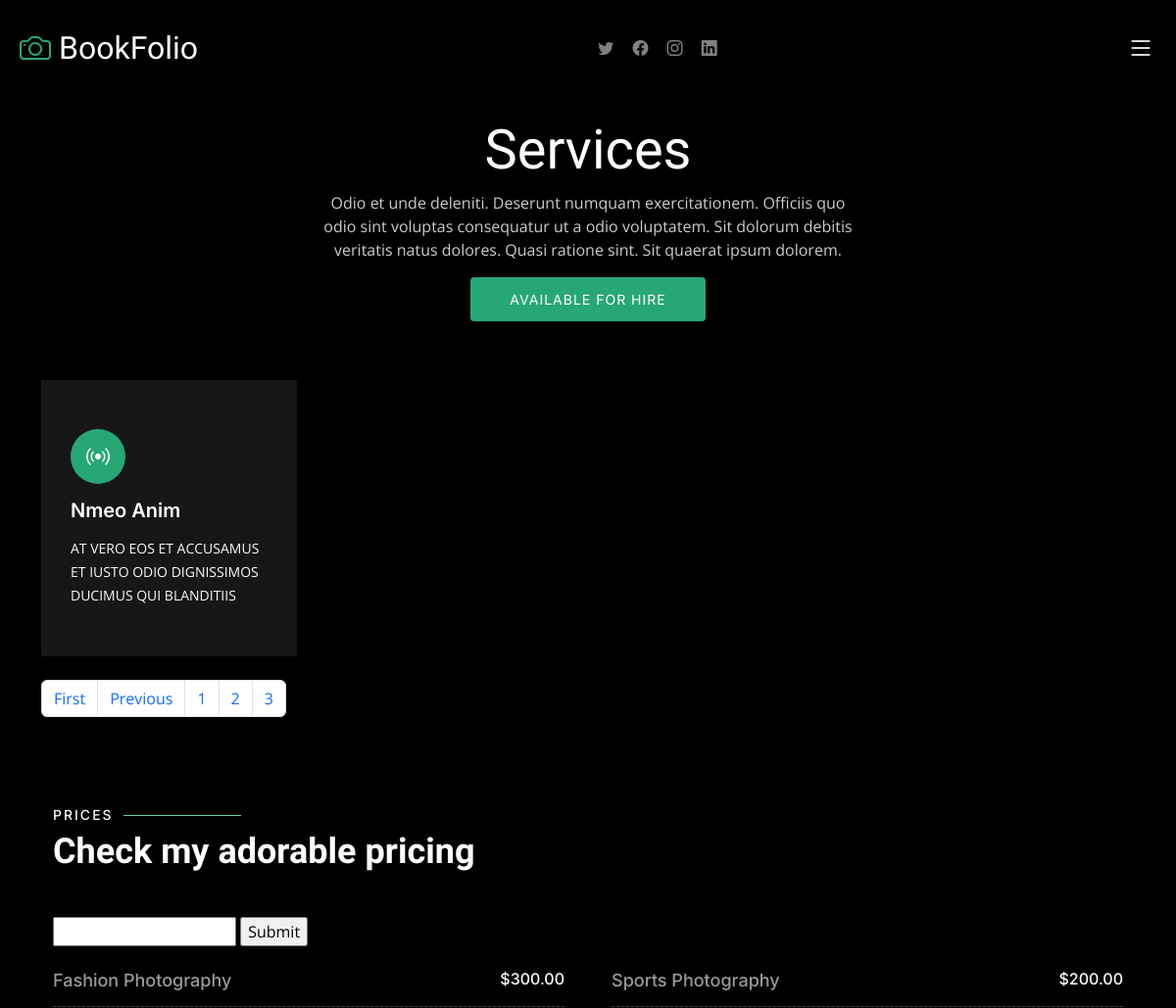
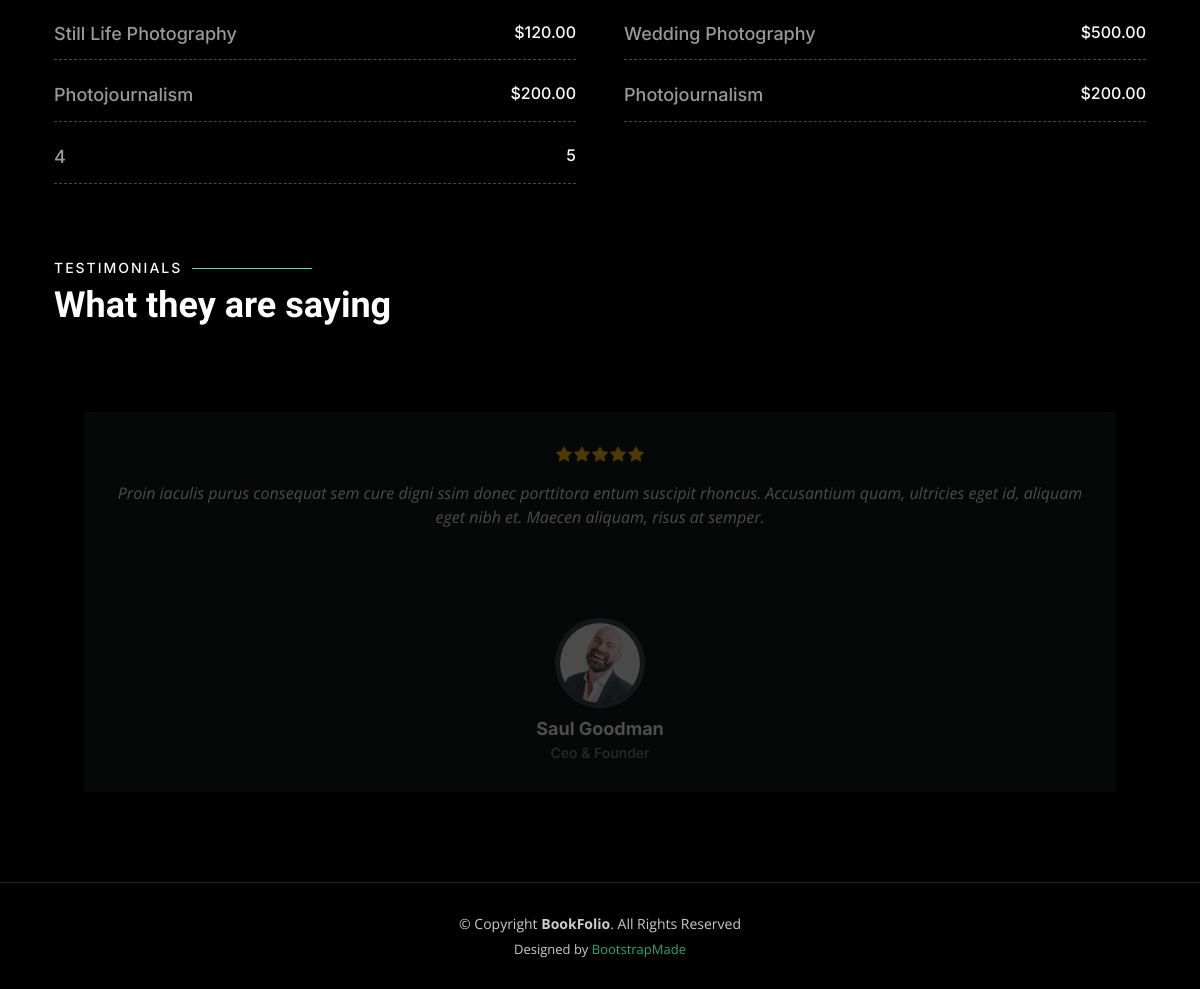
/services/?page=3, run on the app's committed database (2 pictures, top to bottom).
### service/models.py (models this page shows)
class Service(models.Model):
    service_icon=models.CharField(max_length=50)
    service_title=models.CharField(max_length=50)
    service_des=models.TextField()

### Prices/models.py (models this page shows)
class Prices(models.Model):
    things = models.CharField(max_length=50)
    things_price = models.CharField(max_length=50)

### BookFolio/views.py (the view)
# urls.py: path('services/', views.services,name="services"),
def services(request):
    servicesdata = Service.objects.all()
    paginator =Paginator(servicesdata,2)
    pagenumber = request.GET.get('page')
    ServiceDataFinal = paginator.get_page(pagenumber)
    lastpage = ServiceDataFinal.paginator.num_pages
    pricedata = Prices.objects.all()
    if request.method == "GET":
        pt = request.GET.get('servicename')
        if pt!= None:
            pricedata = Prices.objects.filter(things__icontains = pt)
    data = {'servicesdata':ServiceDataFinal,'pricedata':pricedata,
            'lastpage':lastpage
                }
    return render(request,"services.html",data)

### templates/services.html (shortened to what this page needs)
{% extends "base.html" %}
{% block content %}
  <main id="main" data-aos="fade" data-aos-delay="1500">
    <div class="page-header d-flex align-items-center">
      <div class="container position-relative">
        <div class="row d-flex justify-content-center">
          <div class="col-lg-6 text-center">
            <h2>Services</h2>
            <p>Odio et unde deleniti. Deserunt numquam exercitationem. Officiis quo odio sint voluptas consequatur ut a odio voluptatem. Sit dolorum debitis veritatis natus dolores. Quasi ratione sint. Sit quaerat ipsum dolorem.</p>
            <a class="cta-btn" href="">Available for hire</a>
          </div>
        </div>
      </div>
    </div>
    <section id="services" class="services">
      <div class="container">
        <div class="row gy-4">
          {% for n in servicesdata  %}
          <div class="col-xl-3 col-md-6 d-flex">
            <div class="service-item position-relative">
              <i class="{{n.service_icon}}"></i>
              <h4><a href="" class="stretched-link">{{n.service_title}}</a></h4>
              <p>{{n.service_des | upper}}</p>
            </div>
          </div>
          {% endfor %}
          <nav aria-label="...">
            <ul class="pagination">
              {% if servicesdata.has_previous %}
              <li class="page-item">
                <a class="page-link" href="/services/?page=1" tabindex="-1">First</a>
              </li>
              <li class="page-item">
                <a class="page-link" href="/services/?page={{servicesdata.previous_page_number}}" tabindex="-1">Previous</a>
              </li>
              {% endif %}
              <li class="page-item"><a class="page-link" href="#">1</a></li>
              <li class="page-item">
                <a class="page-link" href="/services/?page=2">2 </a>
              </li>
              <li class="page-item"><a class="page-link" href="/services/?page=3">3</a></li>
            </ul>
          </nav>
    <section id="pricing" class="pricing">
      <div class="container">
        <div class="section-header">
          <h2>Prices</h2>
          <p>Check my adorable pricing</p>
        </div>
        <div class = "row">
          <div class = "col-12">
            <form method="GET">
              <input type ="text" name = "servicename" value=""/>
              <input type ="submit"  />
          </div>
        </div></br>
        <div class="row gy-4 gx-lg-5">
          {% for n in pricedata  %}
          <div class="col-lg-6">
            <div class="pricing-item d-flex justify-content-between">
              <h3>{{n.things}}</h3>
              <h4>{{n.things_price}}</h4>
            </div>
          </div>
          {% empty %}
          No data found
          {% endfor %}
        </div>
    </section>
    <section id="testimonials" class="testimonials">
      <div class="container">
        <div class="section-header">
          <h2>Testimonials</h2>
          <p>What they are saying</p>
        </div>
        <div class="slides-3 swiper">
          <div class="swiper-wrapper">
            <div class="swiper-slide">
              <div class="testimonial-item">
                <div class="stars">
                  <i class="bi bi-star-fill"></i><i class="bi bi-star-fill"></i><i class="bi bi-star-fill"></i><i class="bi bi-star-fill"></i><i class="bi bi-star-fill"></i>
                </div>
                <p>
                  Proin iaculis purus consequat sem cure digni ssim donec porttitora entum suscipit rhoncus. Accusantium quam, ultricies eget id, aliquam eget nibh et. Maecen aliquam, risus at semper.
                </p>
                <div class="profile mt-auto">
                  <img src="assets/img/testimonials/testimonials-1.jpg" class="testimonial-img" alt="">
                  <h3>Saul Goodman</h3>
                  <h4>Ceo &amp; Founder</h4>
                </div>
              </div>
            </div>
          </div>
        </div>
      </div>
    </section>
  </main>
{% endblock  %}

### static/css/main.css (style rules this page uses)
:root { --font-default: "Open Sans", system-ui, -apple-system, "Segoe UI", Roboto, "Helvetica Neue", Arial, "Noto Sans", "Liberation Sans", sans-serif, "Apple Color Emoji", "Segoe UI Emoji", "Segoe UI Symbol", "Noto Color Emoji"; --font-primary: "Inter", sans-serif; --font-secondary: "Cardo", sans-serif; }
:root { --color-default: #fafafa; --color-primary: #27a776; --color-secondary: #161718; }
:root { scroll-behavior: smooth; }
a { color: var(--color-primary); text-decoration: none; }
h1, h2, h3, h4, h5, h6 { font-family: var(--font-primary); }
.section-header { padding-bottom: 40px; }
.section-header h2 { font-size: 14px; font-weight: 500; padding: 0; line-height: 1px; margin: 0 0 5px 0; letter-spacing: 2px; text-transform: uppercase; font-family: var(--font-primary); }
.section-header h2::after { content: ""; width: 120px; height: 1px; display: inline-block; background: #5bd9a9; margin: 4px 10px; }
.section-header p { margin: 0; margin: 0; font-size: 36px; font-weight: 700; font-family: var(--font-secondary); color: #fff; }
.page-header { padding: 120px 0 60px 0; min-height: 30vh; position: relative; }
.page-header h2 { font-size: 56px; font-weight: 500; color: #fff; font-family: var(--font-secondary); }
.page-header p { color: rgba(255, 255, 255, 0.8); }
.page-header .cta-btn { font-family: var(--font-primary); font-weight: 400; font-size: 14px; display: inline-block; padding: 12px 40px; border-radius: 4px; letter-spacing: 1px; text-transform: uppercase; transition: 0.3s; color: #fff; background: var(--color-primary); }
.testimonials { margin-top: 80px; }
.testimonials .testimonial-item { box-sizing: content-box; padding: 30px; margin: 40px 30px; background: var(--color-secondary); min-height: 320px; display: flex; flex-direction: column; text-align: center; transition: 0.3s; }
.testimonials .testimonial-item .stars { margin-bottom: 15px; }
.testimonials .testimonial-item .stars i { color: #ffc107; margin: 0 1px; }
.testimonials .testimonial-item .testimonial-img { width: 90px; border-radius: 50%; border: 5px solid #474a4d; margin: 0 auto; }
.testimonials .testimonial-item h3 { font-size: 18px; font-weight: bold; margin: 10px 0 5px 0; color: #fff; }
.testimonials .testimonial-item h4 { font-size: 14px; color: rgba(255, 255, 255, 0.5); margin: 0; }
.testimonials .testimonial-item p { font-style: italic; margin: 0 auto 15px auto; }
.testimonials .swiper-slide { opacity: 0.3; }
.services .service-item { padding: 50px 30px; transition: all ease-in-out 0.4s; background: var(--color-secondary); height: 100%; overflow: hidden; z-index: 1; }
.services .service-item:before { content: ""; position: absolute; background: #1d1f20; top: -200px; transition: all 0.3s; z-index: -1; }
.services .service-item i { background: var(--color-primary); color: #fff; font-size: 24px; transition: 0.3s; display: flex; align-items: center; justify-content: center; width: 56px; height: 56px; border-radius: 50%; }
.services .service-item h4 { font-weight: 600; margin: 15px 0 0 0; transition: 0.3s; font-size: 20px; }
.services .service-item h4 a { color: #fff; }
.services .service-item p { line-height: 24px; font-size: 14px; margin: 15px 0 0 0; }
.pricing { margin-top: 80px; }
.pricing .pricing-item { border-bottom: 1px dashed #474a4d; width: 100%; height: 100%; padding: 0 0 15px 0; }
.pricing .pricing-item h3 { margin: 0; font-size: 18px; font-weight: 500; color: rgba(255, 255, 255, 0.6); }
.pricing .pricing-item h4 { margin: 0; font-size: 16px; }

### data on the page
Service: service_title "Nmeo Anim", service_des "AT VERO EOS ET ACCUSAMUS ET IUSTO ODIO DIGNISSIMOS DUCIMUS QUI BLANDITIIS"
Prices: things "Fashion Photography", things_price "$300.00"
Prices: things "Sports Photography", things_price "$200.00"
Prices: things "Still Life Photography", things_price "$120.00"
Prices: things "Wedding Photography", things_price "$500.00"
Prices: things "Photojournalism", things_price "$200.00"
Prices: things "Photojournalism", things_price "$200.00"
Prices: things "4", things_price "5"
